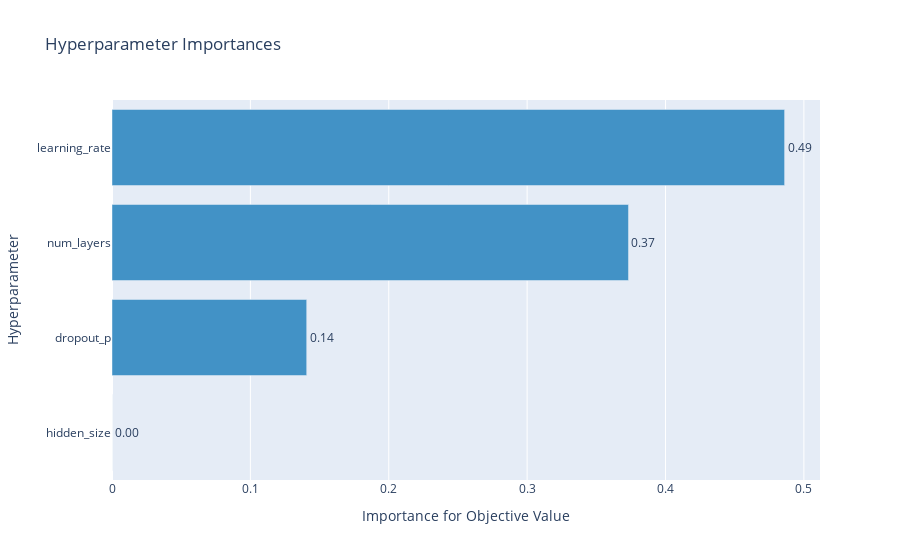

The notebook cell this image was saved under:
### Code cell
# THIS IS TO COMPARE HP IMPORTANCE. IMPLEMENT WHEN WE OPTIMIZE MORE THAN 1 HP
optuna.visualization.plot_param_importances(study)

### Figure 1 — Plotly figure (JSON) as saved in the notebook; plotly's stock layout.template omitted (floating-point values rounded to 4 significant figures)
{"data": [{"cliponaxis": false, "hovertemplate": ["hidden_size (IntUniformDistribution): 0.0<extra></extra>", "dropout_p (DiscreteUniformDistribution): 0.14069652802131807<extra></extra>", "num_layers (IntUniformDistribution): 0.3732403503167952<extra></extra>", "learning_rate (LogUniformDistribution): 0.4860631216618868<extra></extra>"], "marker": {"color": "rgb(66,146,198)"}, "orientation": "h", "text": ["0.0", "0.14069652802131807", "0.3732403503167952", "0.4860631216618868"], "textposition": "outside", "texttemplate": "%{text:.2f}", "type": "bar", "x": [0, 0.1407, 0.3732, 0.4861], "y": ["hidden_size", "dropout_p", "num_layers", "learning_rate"]}], "layout": {"showlegend": false, "title": {"text": "Hyperparameter Importances"}, "xaxis": {"title": {"text": "Importance for Objective Value"}}, "yaxis": {"title": {"text": "Hyperparameter"}}}}
